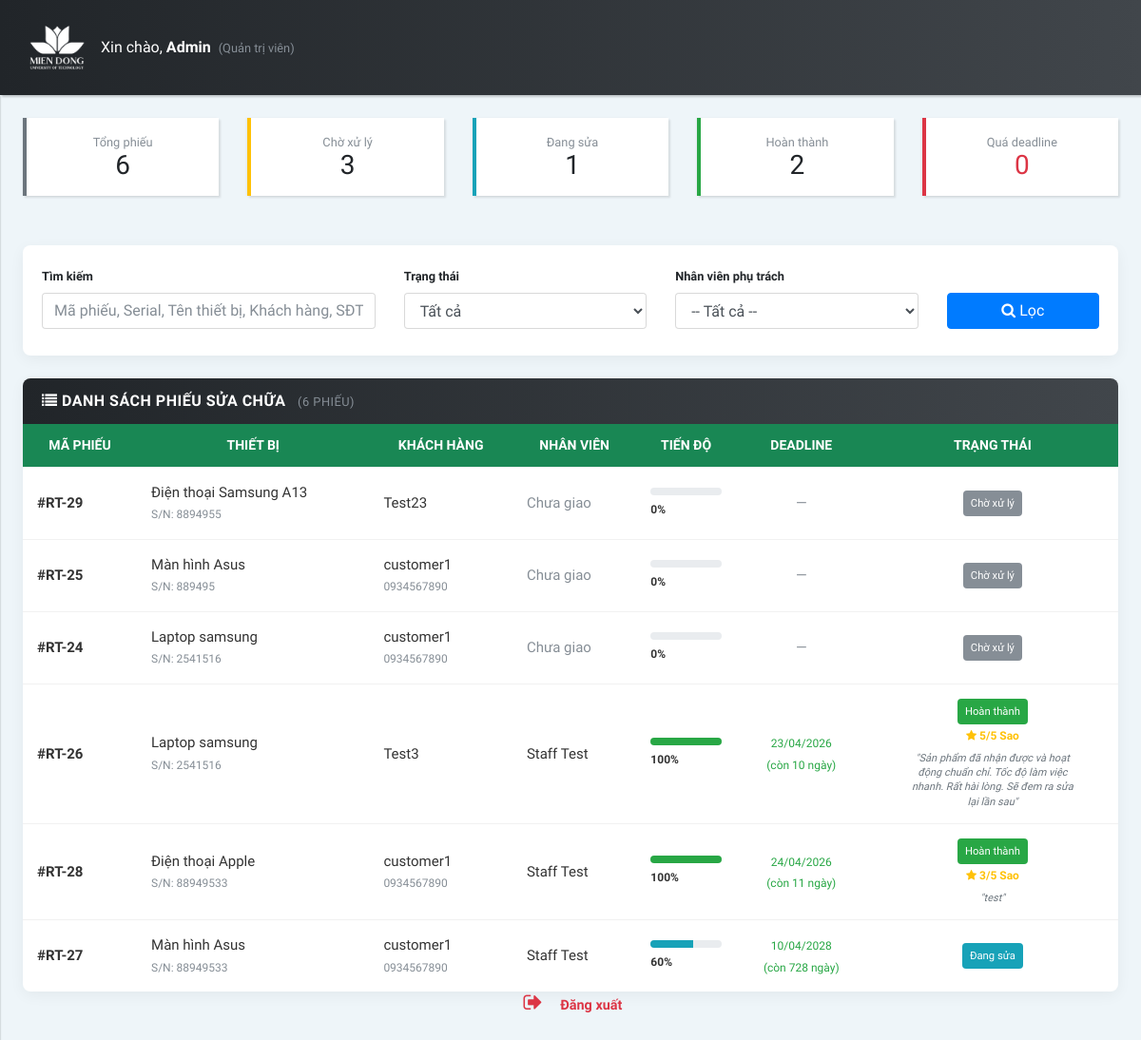
Page /frontend/admin/tracuu_manager.php (signed in) on the committed database.
### tables this page shows
CREATE TABLE `repair_tickets` (
  `id` int(11) NOT NULL,
  `device_id` int(11) DEFAULT NULL,
  `device_name` varchar(150) DEFAULT NULL,
  `reported_serial` varchar(100) DEFAULT NULL,
  `customer_id` int(11) NOT NULL,
  `assigned_to` int(11) DEFAULT NULL,
  `user_id` int(11) DEFAULT NULL,
  `received_date` date DEFAULT NULL,
  `assigned_date` date DEFAULT NULL,
  `due_date` date DEFAULT NULL,
  `description` text DEFAULT NULL,
  `status` enum('pending','repairing','completed','cancelled') DEFAULT 'pending',
  `progress` int(3) NOT NULL DEFAULT 0,
  `created_at` timestamp NOT NULL DEFAULT current_timestamp(),
  `updated_at` timestamp NOT NULL DEFAULT current_timestamp() ON UPDATE current_timestamp()
);

CREATE TABLE `customers` (
  `id` int(11) NOT NULL,
  `name` varchar(150) NOT NULL,
  `phone` varchar(50) DEFAULT NULL,
  `email` varchar(150) NOT NULL,
  `password` varchar(255) NOT NULL,
  `address` text DEFAULT NULL,
  `created_at` timestamp NOT NULL DEFAULT current_timestamp(),
  `updated_at` timestamp NOT NULL DEFAULT current_timestamp() ON UPDATE current_timestamp()
);

CREATE TABLE `users` (
  `id` int(11) NOT NULL,
  `name` varchar(100) DEFAULT NULL,
  `email` varchar(150) DEFAULT NULL,
  `password` varchar(255) NOT NULL,
  `role` enum('admin','manager','staff') NOT NULL DEFAULT 'staff',
  `created_at` timestamp NOT NULL DEFAULT current_timestamp(),
  `updated_at` timestamp NOT NULL DEFAULT current_timestamp() ON UPDATE current_timestamp()
);

CREATE TABLE `repair_reviews` (
  `id` int(11) NOT NULL,
  `repair_ticket_id` int(11) NOT NULL,
  `customer_id` int(11) NOT NULL,
  `rating` tinyint(1) NOT NULL CHECK (`rating` between 1 and 5),
  `comment` text DEFAULT NULL,
  `created_at` timestamp NOT NULL DEFAULT current_timestamp()
);

### frontend/admin/tracuu_manager.php (the view, shortened to what this page needs)
<?php
require_once "../../backend/config/database.php";
$currentRole   = $_SESSION['role'];
$roleLabel     = ['admin'=>'Quản trị viên','manager'=>'Quản lý','staff'=>'Nhân viên kỹ thuật'];
$today         = date('Y-m-d');
$stats = mysqli_fetch_assoc(mysqli_query($conn,
    "SELECT
        COUNT(*) as total,
        SUM(status='pending') as pending,
        SUM(status='repairing') as repairing,
        SUM(status='completed') as completed,
        SUM(due_date < '$today' AND status NOT IN ('completed','cancelled')) as overdue
     FROM repair_tickets"));
$search        = trim($_GET['q'] ?? '');
$filter_status = $_GET['status'] ?? 'all';
$sql = "SELECT rt.id, rt.status, rt.progress, rt.due_date, rt.assigned_date,
               rt.description,
               COALESCE(d.name, rt.device_name) AS device_name, COALESCE(d.serial_number, rt.reported_serial) AS serial_number,
               c.name AS customer_name, c.phone,
               u.name AS staff_name,
               rr.rating, rr.comment
        FROM repair_tickets rt
        LEFT JOIN repair_reviews rr ON rt.id = rr.repair_ticket_id
        LEFT JOIN devices d ON d.id = rt.device_id
        JOIN customers c ON c.id = rt.customer_id
        LEFT JOIN users u ON u.id = rt.user_id
        WHERE 1=1";
$sql .= " ORDER BY
    CASE WHEN rt.due_date IS NOT NULL AND rt.due_date < '$today' AND rt.status NOT IN ('completed','cancelled') THEN 0 ELSE 1 END,
    rt.due_date ASC, rt.id DESC";
$stmt = mysqli_prepare($conn, $sql);
mysqli_stmt_execute($stmt);
$results = mysqli_fetch_all(mysqli_stmt_get_result($stmt), MYSQLI_ASSOC);
?>
<!DOCTYPE html>
<html lang="vi">
<head>
    <link rel="stylesheet" href="css/bootstrap.min.css">
    <link rel="stylesheet" href="font-awesome-4.7.0/css/font-awesome.min.css">
    <link rel="stylesheet" href="css/style.default.css">
    <link rel="stylesheet" href="css/style.css">
</head>
<body>
<header class="header">
    <nav class="navbar navbar-expand-lg">
        <div class="container-fluid">
            <div class="navbar-holder d-flex align-items-center justify-content-between">
                <div class="navbar-header d-flex align-items-center w-100">
                    <a href="quanly.php" class="navbar-brand">
                        <div class="brand-text brand-big hidden-lg-down">
                            <img src="img/logo.png" width="60" alt="Logo" class="img-fluid">
                        </div>
                    </a>
                    <ul class="nav-menu list-unstyled d-flex flex-md-row align-items-md-center mb-0" style="margin-left:auto;gap:20px;">
                        <li class="nav-item text-white">
                            Xin chào, <strong><?= htmlspecialchars($_SESSION['name'] ?? '') ?></strong>
                            <small class="text-muted ml-1">(<?= $roleLabel[$currentRole] ?? '' ?>)</small>
                        </li>
                    </ul>
                </div>
            </div>
        </div>
    </nav>
</header>
<div class="page-content d-flex align-items-stretch">
    <nav class="side-navbar">
        <div style="position:absolute;bottom:20px;left:0;right:0;padding:0 10px;">
            <a href="#" id="logoutBtn" class="d-block py-2 px-3 text-danger font-weight-bold">
                <i class="fa fa-sign-out"></i> Đăng xuất
            </a>
        </div>
    </nav>
    <div class="content-inner w-100 p-4">
        <div class="row mb-4">
            <div class="col-6 col-md mb-2">
                <div class="card p-3 text-center" style="border-left:4px solid #6c757d;">
                    <small class="text-muted">Tổng phiếu</small>
                    <h3 class="mb-0"><?= intval($stats['total']) ?></h3>
                </div>
            </div>
            <div class="col-6 col-md mb-2">
                <div class="card p-3 text-center" style="border-left:4px solid #ffc107;">
                    <small class="text-muted">Chờ xử lý</small>
                    <h3 class="mb-0"><?= intval($stats['pending']) ?></h3>
                </div>
            </div>
            <div class="col-6 col-md mb-2">
                <div class="card p-3 text-center" style="border-left:4px solid #17a2b8;">
                    <small class="text-muted">Đang sửa</small>
                    <h3 class="mb-0"><?= intval($stats['repairing']) ?></h3>
                </div>
            </div>
            <div class="col-6 col-md mb-2">
                <div class="card p-3 text-center" style="border-left:4px solid #28a745;">
                    <small class="text-muted">Hoàn thành</small>
                    <h3 class="mb-0"><?= intval($stats['completed']) ?></h3>
                </div>
            </div>
            <div class="col-6 col-md mb-2">
                <div class="card p-3 text-center" style="border-left:4px solid #dc3545;">
                    <small class="text-muted">Quá deadline</small>
                    <h3 class="mb-0 text-danger"><?= intval($stats['overdue']) ?></h3>
                </div>
            </div>
        </div>
        <div class="card card-idt-main mb-4">
            <div class="card-body">
                <form method="GET" class="row align-items-end">
                    <div class="col-md-4 mb-2">
                        <label class="small font-weight-bold">Tìm kiếm</label>
                        <input type="text" name="q" class="form-control"
                               placeholder="Mã phiếu, Serial, Tên thiết bị, Khách hàng, SĐT..."
                               value="<?= htmlspecialchars($search) ?>">
                    </div>
                    <div class="col-md-3 mb-2">
                        <label class="small font-weight-bold">Trạng thái</label>
                        <select name="status" class="form-control">
                            <option value="all"       <?= $filter_status==='all'?'selected':'' ?>>Tất cả</option>
                        </select>
                    </div>
                    <div class="col-md-3 mb-2">
                        <label class="small font-weight-bold">Nhân viên phụ trách</label>
                        <select name="staff_id" class="form-control">
                            <option value="0">-- Tất cả --</option>
                        </select>
                    </div>
                    <div class="col-md-2 mb-2">
                        <button type="submit" class="btn btn-primary btn-block">
                            <i class="fa fa-search"></i> Lọc
                        </button>
                    </div>
                </form>
            </div>
        </div>
        <div class="card card-idt-main">
            <div class="card-header-idt">
                <h4 class="title-idt">
                    <i class="fa fa-list"></i> Danh sách phiếu sửa chữa
                    <small class="text-muted ml-2">(<?= count($results) ?> phiếu)</small>
                </h4>
            </div>
            <div class="card-body no-padding">
                <div class="table-responsive">
                    <table class="table idt-table-report table-hover mb-0">
                        <thead>
                            <tr>
                                <th>Mã phiếu</th>
                                <th>Thiết bị</th>
                                <th>Khách hàng</th>
                                <th>Nhân viên</th>
                                <th>Tiến độ</th>
                                <th class="text-center">Deadline</th>
                                <th class="text-center">Trạng thái</th>
                            </tr>
                        </thead>
                        <tbody>
                        <?php if(empty($results)): ?>
                            <tr><td colspan="7" class="text-center text-muted py-4">Không có phiếu nào.</td></tr>
                        <?php else: foreach($results as $r):
                            $badge='badge-secondary'; $label='Chờ xử lý';
                            if($r['status']==='repairing'){$badge='badge-info';$label='Đang sửa';}
                            if($r['status']==='completed'){$badge='badge-success';$label='Hoàn thành';}
                            $reviewHtml = '';
                            if ($r['status'] === 'completed' && !empty($r['rating'])) {
                                $reviewHtml = "<br><small class='text-warning font-weight-bold'><i class='fa fa-star'></i> {$r['rating']}/5 Sao</small>";
                                if (!empty($r['comment'])) {
                                    $reviewHtml .= "<div class='review-comment-box'>\"" . htmlspecialchars($r['comment']) . "\"</div>";
                                }
                            }
                            $deadlineHtml='<span class="text-muted">—</span>';
                            if($r['due_date']){
                                $diff=(int)(new DateTime($today))->diff(new DateTime($r['due_date']))->format('%r%a');
                                $fmt=(new DateTime($r['due_date']))->format('d/m/Y');
                                if($diff<0 && !in_array($r['status'],['completed','cancelled']))
                                    $deadlineHtml="<span class='badge badge-danger p-1'>⚠ Quá ".abs($diff)." ngày<br>$fmt</span>";
                                elseif($diff<=2)
                                    $deadlineHtml="<span class='badge badge-warning p-1'>🔔 Còn $diff ngày<br>$fmt</span>";
                                else
                                    $deadlineHtml="<small class='text-success'>$fmt<br>(còn $diff ngày)</small>";
                            }
                            $bar=intval($r['progress']);
                            $barColor=$bar>=90?'bg-success':($bar<30?'bg-danger':'bg-info');
                        ?>
                            <tr>
                                <td><strong>#RT-<?= $r['id'] ?></strong></td>
                                <td><?= htmlspecialchars($r['device_name']) ?><br>
                                    <small class="text-muted">S/N: <?= htmlspecialchars($r['serial_number']??'—') ?></small></td>
                                <td><?= htmlspecialchars($r['customer_name']) ?><br>
                                    <small class="text-muted"><?= htmlspecialchars($r['phone']) ?></small></td>
                                <td><?= $r['staff_name'] ? htmlspecialchars($r['staff_name']) : '<span class="text-muted">Chưa giao</span>' ?></td>
                                <td class="align-middle">
                                    <div class="progress" style="height:8px;margin-bottom:3px;">
                                        <div class="progress-bar <?= $barColor ?>" style="width:<?= $bar ?>%"></div>
                                    </div>
                                    <small class="font-weight-bold"><?= $bar ?>%</small>
                                </td>
                                <td class="text-center"><?= $deadlineHtml ?></td>
                                <td class="text-center">
                                    <span class="badge <?= $badge ?> p-2"><?= $label ?></span>
                                    <?= $reviewHtml ?>
                                </td>
                            </tr>
                        <?php endforeach; endif; ?>
                        </tbody>
                    </table>
                </div>
            </div>
        </div>
    </div>
</div>
</body>
</html>

### frontend/admin/css/style.default.css (style rules this page uses)
body { font-family: 'Roboto Condensed', sans-serif; overflow-x: hidden; }
a, i, span { display: inline-block; text-decoration: none; transition: all 0.3s; }
ul { margin: 0; padding: 0; }
.container-fluid { padding: 0 30px; }
table { font-size: 0.9em; color: #666; }
.content-inner { padding:25px; width: calc(100% - 250px); background: #EEF5F9; }
button, input { outline: none !important; }
.card { border-radius: 0; border: none; margin-bottom: 20px; box-shadow: 2px 2px 2px rgba(0, 0, 0, 0.1), -1px 0 2px rgba(0, 0, 0, 0.05); }
.card-body { padding: 20px; }
.no-padding { padding: 0 !important; }
.badge { font-weight: 400; }
nav.side-navbar { background: #fff; min-width: 250px; max-width: 250px; color: #686a76; box-shadow: 1px 1px 1px rgba(0, 0, 0, 0.1); z-index: 999; }
nav.side-navbar a { color: inherit; position: relative; font-size: 0.9em; }
nav.side-navbar a i { font-size: 1.5em; width: 30px; margin-right: 10px; transition: none; }
@media (max-width: 1200px) { nav.side-navbar { margin-left: -90px; min-width: 90px; max-width: 90px; text-align: center; } }
@media (max-width: 1200px) { .content-inner { width: 100%; } }
nav.navbar { background: linear-gradient(to left, #41464b, #212529); padding-top: 15px; padding-bottom: 15px; color: #fff; position: relative; border-radius: 0; box-shadow: 2px 2px 2px rgba(0, 0, 0, 0.2); z-index: 9999; padding-left: 0; padding-right: 0; }
nav.navbar a { color: inherit; }
nav.navbar .container-fluid { width: 100%; }

### frontend/admin/css/style.css (style rules this page uses)
.card-idt-main { border: none; box-shadow: 0 4px 15px rgba(0, 0, 0, 0.05); border-radius: 8px; margin-bottom: 30px; background: #fff; overflow: hidden; }
.card-header-idt { background: linear-gradient(to left, #41464b, #212529) !important; padding: 15px 20px !important; display: flex; justify-content: space-between; align-items: center; }
.card-header-idt .title-idt { margin: 0; color: #fff !important; font-size: 16px !important; font-weight: bold !important; text-transform: uppercase; letter-spacing: 0.5px; }
.card-body.no-padding { padding: 0; }
.idt-table-report { width: 100% !important; border-collapse: collapse; margin-bottom: 0; }
.idt-table-report thead th { background-color: #198754 !important; color: #fff !important; font-size: 14px !important; padding: 12px 15px !important; border: none !important; text-transform: uppercase; text-align: center; vertical-align: middle; }
.idt-table-report tbody td { font-size: 15px !important; padding: 15px !important; vertical-align: middle !important; color: #333; border-top: 1px solid #f1f1f1; }
.review-comment-box { display: block; max-width: 180px; margin: 5px auto 0; white-space: normal; word-wrap: break-word; overflow-wrap: break-word; font-size: 11px; line-height: 1.4; color: #6c757d; font-style: italic; }

### rows in the picture
repair_tickets: id "29", device_name "Điện thoại Samsung A13", serial_number "8894955", customer.name "Test23", shows "Chưa giao", progress "0", label "Chờ xử lý"
repair_tickets: id "25", device_name "Màn hình Asus", serial_number "889495", customer.name "customer1", customer.phone "0934567890", shows "Chưa giao", progress "0", label "Chờ xử lý"
repair_tickets: id "24", device_name "Laptop samsung", serial_number "2541516", customer.name "customer1", customer.phone "0934567890", shows "Chưa giao", progress "0", label "Chờ xử lý"
repair_tickets: id "26", device_name "Laptop samsung", serial_number "2541516", customer.name "Test3", user.name "Staff Test", progress "100", due_date "23/04/2026", status "Hoàn thành", repair_reviews.rating "5", repair_reviews.comment "Sản phẩm đã nhận được và hoạt động chuẩn chỉ. Tốc độ làm việc nhanh. Rất hài lòng. Sẽ đem ra sửa lại lần sau"
repair_tickets: id "28", device_name "Điện thoại Apple", serial_number "88949533", customer.name "customer1", customer.phone "0934567890", user.name "Staff Test", progress "100", due_date "24/04/2026", status "Hoàn thành", repair_reviews.rating "3", repair_reviews.comment "test"
repair_tickets: id "27", device_name "Màn hình Asus", serial_number "88949533", customer.name "customer1", customer.phone "0934567890", user.name "Staff Test", progress "60", due_date "10/04/2028", status "Đang sửa"

### other values in the picture
$_SESSION['name'] "Admin"
$roleLabel[$currentRole] "Quản trị viên"
$stats['total'] "6"
$stats['pending'] "3"
$stats['repairing'] "1"
$stats['completed'] "2"
$stats['overdue'] "0"
count($results) "6"
